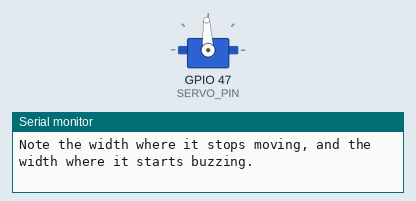
Simulated run of this sketch. Board: ESP32. Parts: servo, the last lines printed to the serial monitor. Servo pulses on a pin are drawn as a servo (544–2400 µs = 0–180°).

Above: at 1.1 s.
At 3.1 s:
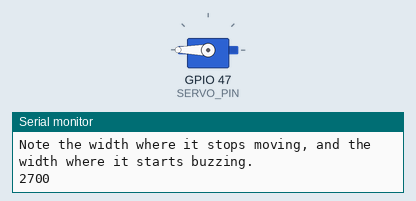
At 13.09 s:
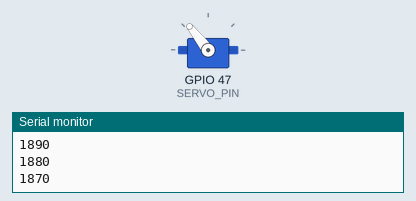
At 29.0 s:
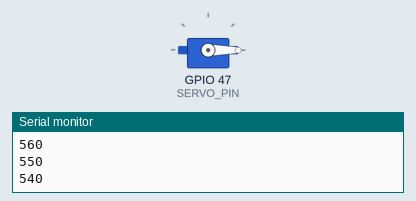
Timing chart, 0 to 40.0 s (numbered marks = the images above):
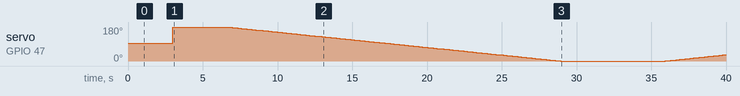

Measured:
- by itself, servo on GPIO 47 (SERVO_PIN): 93° → 180° at 3.0 s, → 179° 3.7 s later, → 178° 0.12 s later, → 177° 0.12 s later, … (211 changes in this stretch)

The sketch:

4.2_Servo_Pulses_Without_A_Library.ino
```cpp
/**
 **************************************************
 *
 * @file        4.2_Servo_Pulses_Without_A_Library.ino
 * @brief       No servo library. Steps the pulse width in 10 us jumps so you can find your servo's real travel. Two
 *              capacitors sit across the servo's supply to absorb the current the motor pulls when it starts.
 *              For details, connection diagram and more, check out the example documentation at: <link placeholder>
 * @author      Borna Zelenika @ soldered.com
 ***************************************************
 */

/*
IO47 carries the servo's signal.

The servo's power comes from VCC, the board's input supply, and never from 3V3. VCC is the USB-C supply less the
board's input diode, about 4.7 V, and it is what the 3.3 V regulator itself runs from. That regulator is meant
to run the chip rather than start a motor. A 10 uF and a 100 nF go across the servo's own supply holes; the closing
comment explains why.
*/
const int SERVO_PIN = 47;

// The sweep has to run past the point where your servo gives up, or the numbers you write down are these rather
// than your servo's. If the arm is still moving when the sweep turns around, widen them.
const int SWEEP_MIN_US = 300;
const int SWEEP_MAX_US = 2700;

/*
The pulse repeats every 20 ms and that never changes. Only its width carries the position.

The S3's LEDC timers stop at 14 bits, so asking for 16 makes ledcAttach() fail and the pin never pulses at all. At
14 bits one pulse period is split into 16384 counts, so a pulse of a given width in microseconds is
width * 16384 / 20000 counts, and one count is about 1.2 us.
*/
const int SERVO_FREQ = 50;
const int SERVO_RESOLUTION = 14;
const int PERIOD_US = 20000;
const int DUTY_STEPS = 16384;

void setup() {
  Serial.begin(115200);
  delay(1000);

  // Checking the return is the difference between a silent pin and knowing why it is silent.
  if (!ledcAttach(SERVO_PIN, SERVO_FREQ, SERVO_RESOLUTION)) {
    Serial.println("ledcAttach failed, the servo will not move");
  }

  // Start in the middle of the travel, with a pulse of 1500 us.
  ledcWrite(SERVO_PIN, 1500 * DUTY_STEPS / PERIOD_US);

  Serial.println();
  Serial.println("LIMITS: stepping the pulse width. Watch and listen to the arm.");
  Serial.println("Note the width where it stops moving, and the width where it starts buzzing.");
  delay(2000);
}

/*
Near each end two things happen in order: the arm stops moving, then the servo buzzes because it is pushing against
its own end stop. Stop at the buzz, because holding a servo there draws stall current continuously and will
eventually cook it.

The pair you end up with will not match the defaults in the next task. Mass-produced parts are not identical,
and calibrating is the correct response, not assuming the servo is broken.

This is the entire servo protocol: a pulse of a certain length, fifty times a second. No address, no
acknowledgement, no feedback. The servo has a potentiometer on its output shaft and turns the motor until that
matches the pulse. Each loop below changes the pulse width in steps of 10 us, which is about 240 steps each way, so a
counted loop is the sensible way to write them.
*/
void loop() {
  // Down from the widest pulse to the narrowest.
  for (int p = SWEEP_MAX_US; p >= SWEEP_MIN_US; p -= 10) {
    ledcWrite(SERVO_PIN, p * DUTY_STEPS / PERIOD_US);
    Serial.println(p);
    delay(120);
  }

  delay(1000);

  // And back up again.
  for (int p = SWEEP_MIN_US; p <= SWEEP_MAX_US; p += 10) {
    ledcWrite(SERVO_PIN, p * DUTY_STEPS / PERIOD_US);
    Serial.println(p);
    delay(120);
  }

  delay(1000);
}

/*
Why the two capacitors are here.

A motor starting is a sudden demand for current, and the voltage at the motor falls while the supply catches up. A
capacitor next to a hungry part is a local reservoir that covers the first gulp. Two values, because the 100 nF is
fast and handles the sharp switching edges while the 10 uF holds the charge for the motor spinning up.

They go across the servo's own supply holes, not down on the power rows: the wire between a capacitor and the part it
feeds has resistance, and a reservoir at the far end of the board arrives too late.

If a supply sags far enough the chip resets itself deliberately, which is a brownout. One SG90 on this board does
not get close, tried on VCC and 3V3, free-running and stalled. A bigger motor, a weak battery or several servos
will, and the fix is always decoupling close to the load.
*/
```
